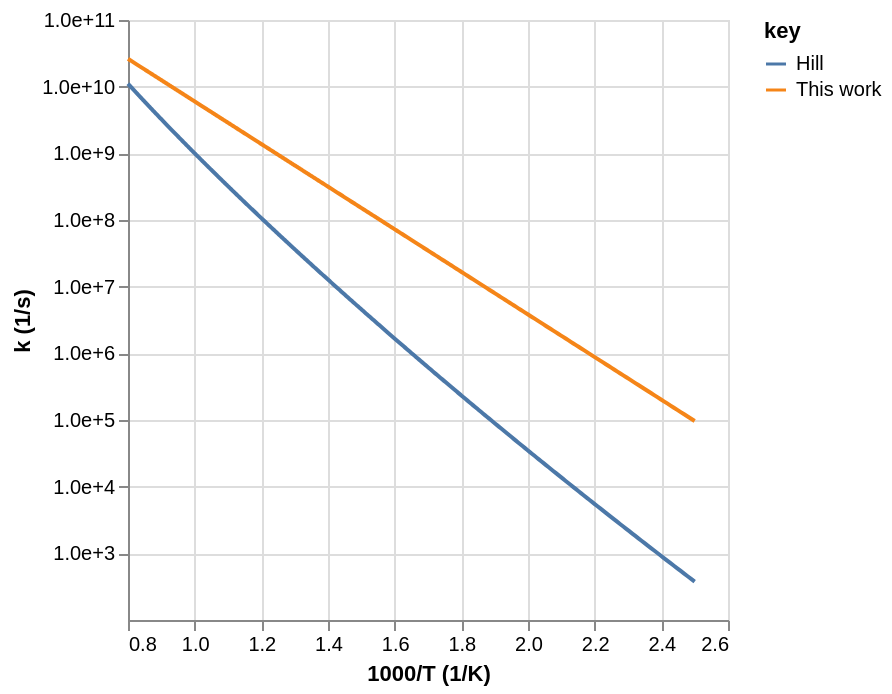
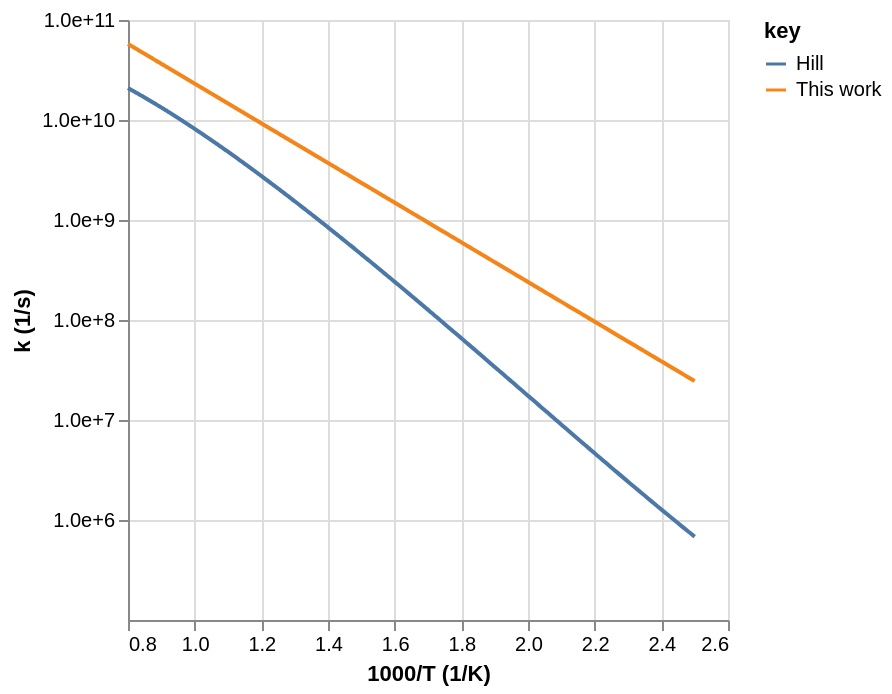
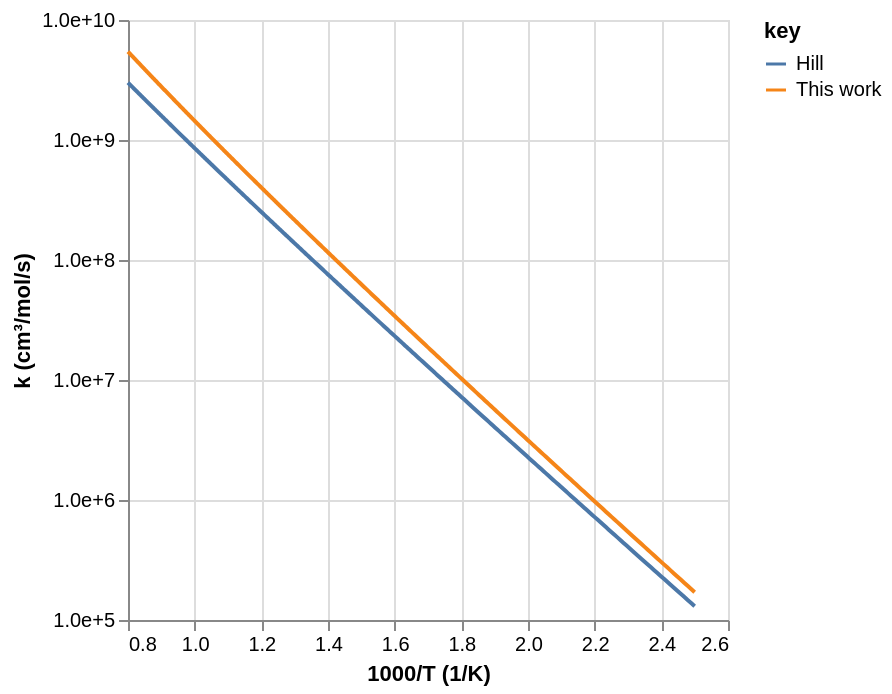
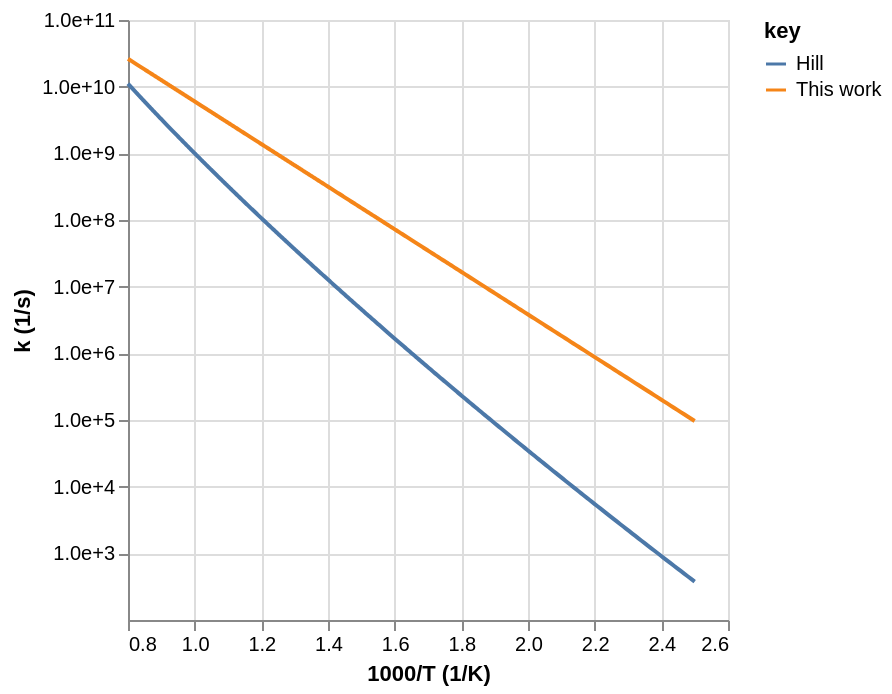

Notebook code for these charts, in order:
### Code cell
# Read
workflow.prepare_simulation(tag=tag, root_path=root_path)

### Figure 1 — Vega-Lite specification as saved in the notebook (floating-point values rounded to 4 significant figures; data arrays with more than 128 entries replaced by an {"elided": "..."} marker saying what was removed)
{"config": {"view": {"continuousWidth": 300, "continuousHeight": 300}}, "data": {"name": "data-574d97baa44f72cbd84fa4c6b0a9eab6"}, "mark": {"type": "line"}, "encoding": {"color": {"field": "key", "type": "nominal"}, "x": {"field": "x", "title": "1000/T (1/K)", "type": "quantitative"}, "y": {"axis": {"format": ".1e", "values": [1000, 10000, 100000, 1000000, 10000000, 100000000, 1000000000, 10000000000, 100000000000]}, "field": "value", "scale": {"type": "log"}, "title": "k (1/s)", "type": "quantitative"}}, "transform": [{"fold": ["This work", "Hill"]}], "$schema": "https://vega.github.io/schema/vega-lite/v5.20.1.json", "datasets": {"data-574d97baa44f72cbd84fa4c6b0a9eab6": {"elided": "500 records"}}}

### Figure 2 — Vega-Lite specification as saved in the notebook (floating-point values rounded to 4 significant figures; data arrays with more than 128 entries replaced by an {"elided": "..."} marker saying what was removed)
{"config": {"view": {"continuousWidth": 300, "continuousHeight": 300}}, "data": {"name": "data-2821ccd73ae48af396564c22ecb1370a"}, "mark": {"type": "line"}, "encoding": {"color": {"field": "key", "type": "nominal"}, "x": {"field": "x", "title": "1000/T (1/K)", "type": "quantitative"}, "y": {"axis": {"format": ".1e", "values": [1000000, 10000000, 100000000, 1000000000, 10000000000, 100000000000, 1000000000000]}, "field": "value", "scale": {"type": "log"}, "title": "k (1/s)", "type": "quantitative"}}, "transform": [{"fold": ["This work", "Hill"]}], "$schema": "https://vega.github.io/schema/vega-lite/v5.20.1.json", "datasets": {"data-2821ccd73ae48af396564c22ecb1370a": {"elided": "500 records"}}}

### Figure 3 — Vega-Lite specification as saved in the notebook (floating-point values rounded to 4 significant figures; data arrays with more than 128 entries replaced by an {"elided": "..."} marker saying what was removed)
{"config": {"view": {"continuousWidth": 300, "continuousHeight": 300}}, "data": {"name": "data-f684a90898b1f20c5f4ab3a339646af8"}, "mark": {"type": "line"}, "encoding": {"color": {"field": "key", "type": "nominal"}, "x": {"field": "x", "title": "1000/T (1/K)", "type": "quantitative"}, "y": {"axis": {"format": ".1e", "values": [100000, 1000000, 10000000, 100000000, 1000000000, 10000000000, 100000000000]}, "field": "value", "scale": {"type": "log"}, "title": "k (cm³/mol/s)", "type": "quantitative"}}, "transform": [{"fold": ["This work", "Hill"]}], "$schema": "https://vega.github.io/schema/vega-lite/v5.20.1.json", "datasets": {"data-f684a90898b1f20c5f4ab3a339646af8": {"elided": "500 records"}}}

### Figure 4 — Vega-Lite specification as saved in the notebook (floating-point values rounded to 4 significant figures; data arrays with more than 128 entries replaced by an {"elided": "..."} marker saying what was removed)
{"config": {"view": {"continuousWidth": 300, "continuousHeight": 300}}, "data": {"name": "data-574d97baa44f72cbd84fa4c6b0a9eab6"}, "mark": {"type": "line"}, "encoding": {"color": {"field": "key", "type": "nominal"}, "x": {"field": "x", "title": "1000/T (1/K)", "type": "quantitative"}, "y": {"axis": {"format": ".1e", "values": [1000, 10000, 100000, 1000000, 10000000, 100000000, 1000000000, 10000000000, 100000000000]}, "field": "value", "scale": {"type": "log"}, "title": "k (1/s)", "type": "quantitative"}}, "transform": [{"fold": ["This work", "Hill"]}], "$schema": "https://vega.github.io/schema/vega-lite/v5.20.1.json", "datasets": {"data-574d97baa44f72cbd84fa4c6b0a9eab6": {"elided": "500 records"}}}
